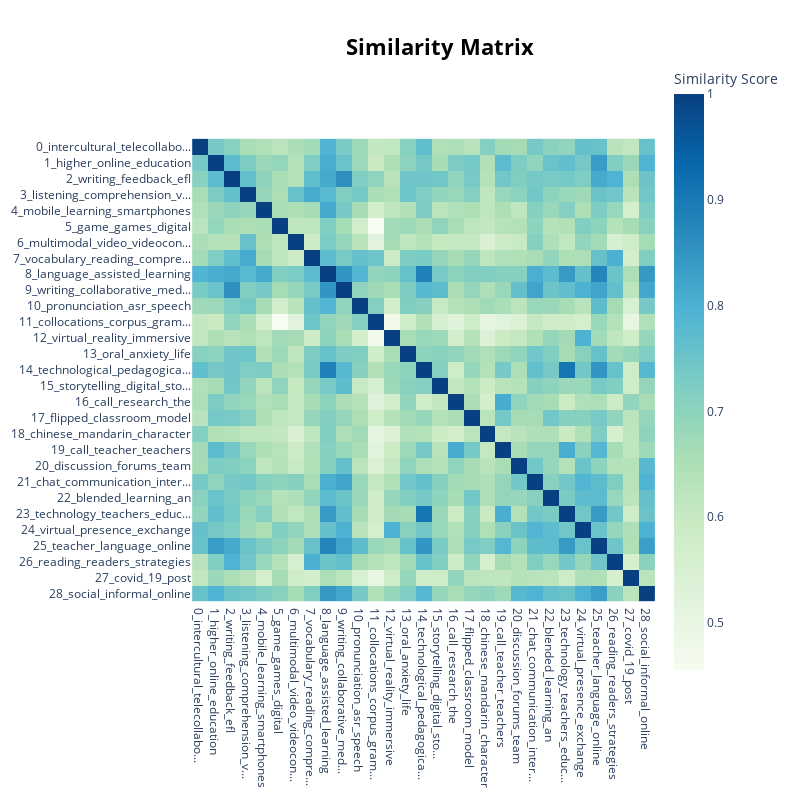

This figure's notebook cell:
### Code cell
model.visualize_heatmap()

### Figure 1 — Plotly figure (JSON) as saved in the notebook; plotly's stock layout.template omitted (floating-point values rounded to 4 significant figures; data arrays with more than 128 entries replaced by an {"elided": "..."} marker saying what was removed)
{"data": [{"coloraxis": "coloraxis", "hovertemplate": "x: %{x}<br>y: %{y}<br>Similarity Score: %{z}<extra></extra>", "name": "0", "type": "heatmap", "x": ["0_intercultural_telecollabo...", "1_higher_online_education", "2_writing_feedback_efl", "3_listening_comprehension_v...", "4_mobile_learning_smartphones", "5_game_games_digital", "6_multimodal_video_videocon...", "7_vocabulary_reading_compre...", "8_language_assisted_learning", "9_writing_collaborative_med...", "10_pronunciation_asr_speech", "11_collocations_corpus_gram...", "12_virtual_reality_immersive", "13_oral_anxiety_life", "14_technological_pedagogica...", "15_storytelling_digital_sto...", "16_call_research_the", "17_flipped_classroom_model", "18_chinese_mandarin_character", "19_call_teacher_teachers", "20_discussion_forums_team", "21_chat_communication_inter...", "22_blended_learning_an", "23_technology_teachers_educ...", "24_virtual_presence_exchange", "25_teacher_language_online", "26_reading_readers_strategies", "27_covid_19_post", "28_social_informal_online"], "xaxis": "x", "y": ["0_intercultural_telecollabo...", "1_higher_online_education", "2_writing_feedback_efl", "3_listening_comprehension_v...", "4_mobile_learning_smartphones", "5_game_games_digital", "6_multimodal_video_videocon...", "7_vocabulary_reading_compre...", "8_language_assisted_learning", "9_writing_collaborative_med...", "10_pronunciation_asr_speech", "11_collocations_corpus_gram...", "12_virtual_reality_immersive", "13_oral_anxiety_life", "14_technological_pedagogica...", "15_storytelling_digital_sto...", "16_call_research_the", "17_flipped_classroom_model", "18_chinese_mandarin_character", "19_call_teacher_teachers", "20_discussion_forums_team", "21_chat_communication_inter...", "22_blended_learning_an", "23_technology_teachers_educ...", "24_virtual_presence_exchange", "25_teacher_language_online", "26_reading_readers_strategies", "27_covid_19_post", "28_social_informal_online"], "yaxis": "y", "z": {"elided": "29x29 float values"}}], "layout": {"coloraxis": {"colorbar": {"title": {"text": "Similarity Score"}}, "colorscale": [[0, "rgb(247,252,240)"], [0.125, "rgb(224,243,219)"], [0.25, "rgb(204,235,197)"], [0.375, "rgb(168,221,181)"], [0.5, "rgb(123,204,196)"], [0.625, "rgb(78,179,211)"], [0.75, "rgb(43,140,190)"], [0.875, "rgb(8,104,172)"], [1, "rgb(8,64,129)"]]}, "height": 800, "hoverlabel": {"bgcolor": "white", "font": {"family": "Rockwell", "size": 16}}, "legend": {"title": {"text": "Trend"}}, "margin": {"t": 60}, "showlegend": true, "title": {"font": {"color": "Black", "size": 22}, "text": "<b>Similarity Matrix</b>", "x": 0.55, "xanchor": "center", "y": 0.95, "yanchor": "top"}, "width": 800, "xaxis": {"anchor": "y", "constrain": "domain", "domain": [0, 1], "scaleanchor": "y"}, "yaxis": {"anchor": "x", "autorange": "reversed", "constrain": "domain", "domain": [0, 1]}}}
